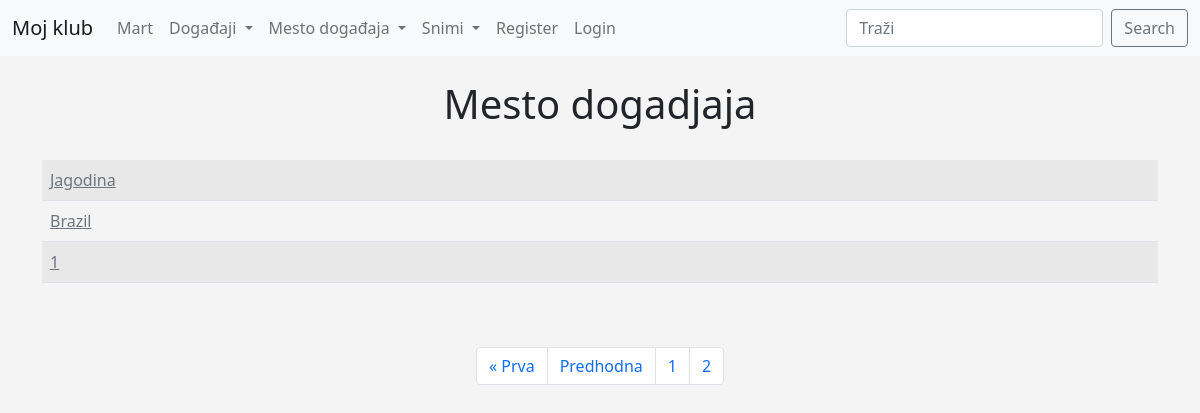
Page /list_venues?page=2 on the earlier database version.
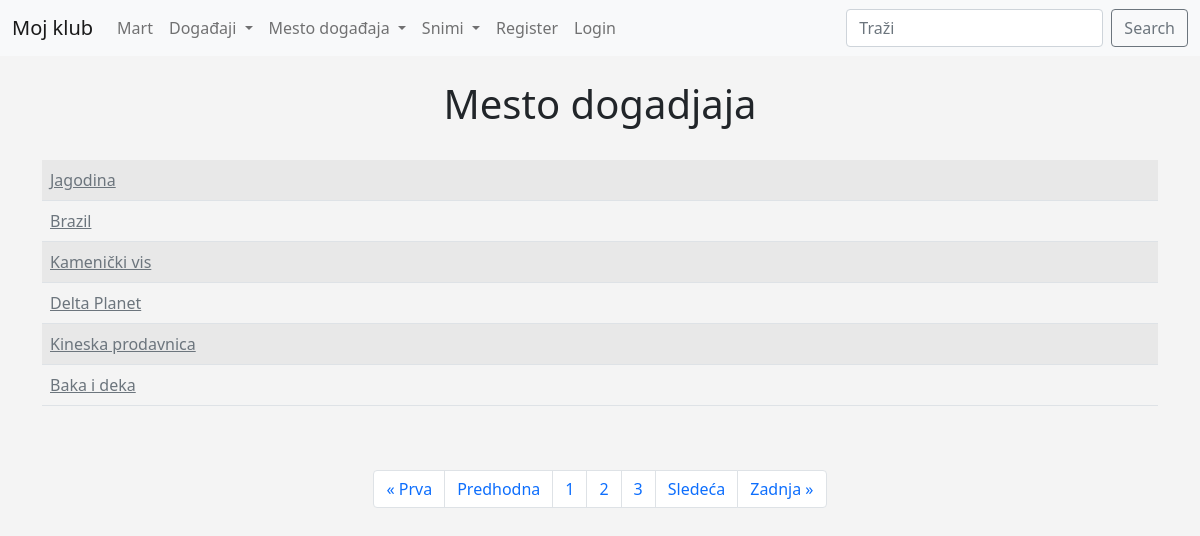
Same page on the later database version.
### events/models.py (models this page shows)
class Venue(models.Model):
    ime = models.CharField("Naziv Mesta", max_length=120)
    adresa =models.CharField("Adresa Mesta", max_length=300)
    pos_broj =models.CharField("poštanski Broj", max_length=15)
    telefon = models.CharField("Kontakt Telefon", max_length=30, blank=True)
    web = models.URLField("Web Adresa", blank=True)
    email =models.EmailField("Email Adresa", blank=True)
    vlasnik= models.IntegerField("Vlasnik događaja", blank=False, default=1)
    def __str__(self):
        return self.ime

### events/views.py (the view)
# urls.py: path('list_venues', views.list_venues, name='list-venues'),
def list_venues(request):
    venue_list = Venue.objects.all().order_by('ime')
    p = Paginator(Venue.objects.all(), 6)
    page = request.GET.get('page')
    venues = p.get_page(page)
    nums = "a" * venues.paginator.num_pages
    return render(request, 'events/venue.html', {'venue_list':venue_list, 'venues': venues, 'nums':nums})

### events/templates/events/venue.html (shortened to what this page needs)
{% extends 'events/base.html' %}
    {% block content %}
<center>
    <h1>Mesto dogadjaja</h1>
<br/>
<table class="table table-striped">
    {% for venue in venues %}
    <tr>
        <td>
            <a href="{% url 'show-venue' venue.id %}" class="link-secondary">{{ venue }}</a>
        </td>
    </tr>
    {% endfor %}
</table>
 <br/> <br/>
 <nav aria-label="Page navigation example">
    <ul class="pagination justify-content-center">
 {% if venues.has_previous %}
 <li class="page-item"><a class="page-link" href="?page=1">&laquo Prva</a></li>
 <li class="page-item"><a class="page-link" href="?page={{ venues.previous_page_number }}">Predhodna</a></li>
{% endif %}
{% for i in nums %}
<li class="page-item"><a class="page-link" href="?page={{ forloop.counter }}">{{ forloop.counter }}</a></li>
{% endfor %}
{% if venues.has_next %}
<li class="page-item"><a class="page-link" href="?page={{ venues.next_page_number }}">Sledeća</a></li>
<li class="page-item"><a class="page-link" href="?page={{ venues.paginator.num_pages }}">Zadnja &raquo</a></li>
{% endif %}
    </ul>
  </nav>
    {% endblock %}

Differences in the rows shown:
removed Venue: ime "1"
added Venue: ime "Kamenički vis"
added Venue: ime "Delta Planet"
added Venue: ime "Kineska prodavnica"
added Venue: ime "Baka i deka"
Other differences:
new list line: "3"
text now shown: "Sledeća Zadnja »"
